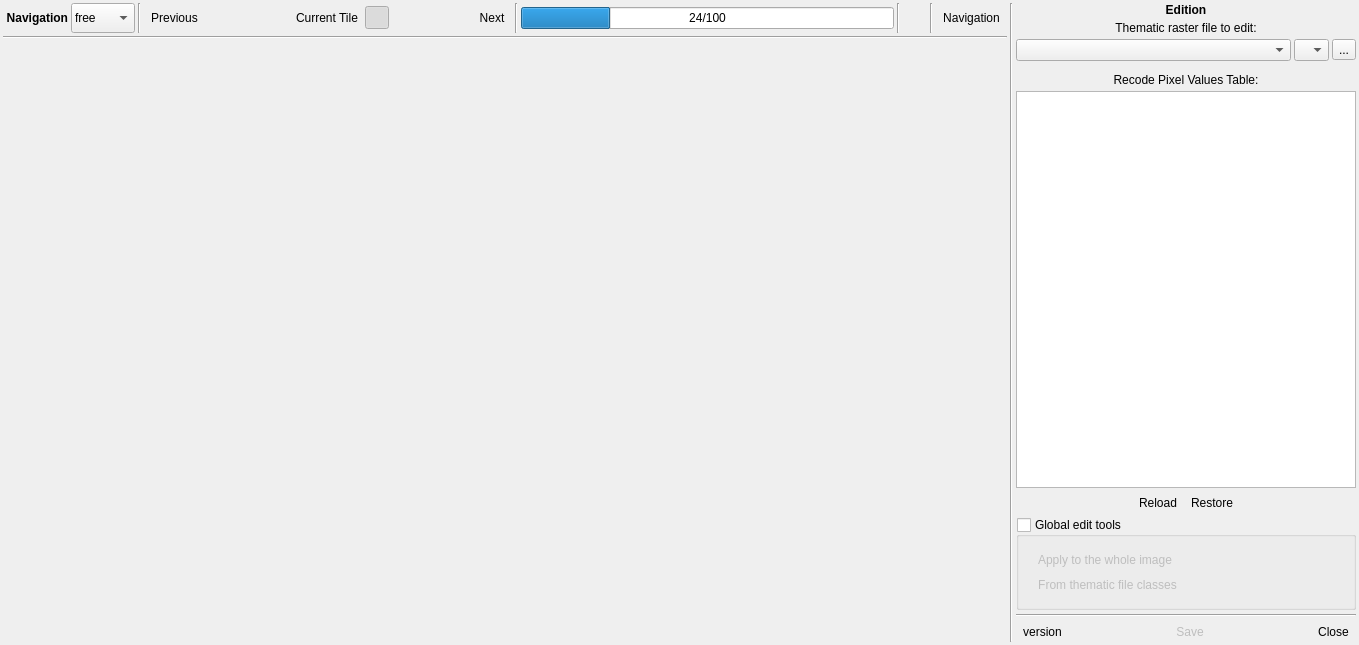
<?xml version="1.0" encoding="UTF-8"?>
<ui version="4.0">
 <class>Dialog</class>
 <widget class="QDialog" name="Dialog">
  <property name="geometry">
   <rect>
    <x>0</x>
    <y>0</y>
    <width>1359</width>
    <height>645</height>
   </rect>
  </property>
  <property name="windowTitle">
   <string>ThRasE - Thematic Raster Editor</string>
  </property>
  <layout class="QGridLayout" name="gridLayout">
   <property name="leftMargin">
    <number>0</number>
   </property>
   <property name="topMargin">
    <number>0</number>
   </property>
   <property name="rightMargin">
    <number>0</number>
   </property>
   <property name="bottomMargin">
    <number>0</number>
   </property>
   <property name="spacing">
    <number>0</number>
   </property>
   <item row="0" column="0" colspan="2">
    <widget class="QgsMessageBar" name="MsgBar">
     <property name="sizePolicy">
      <sizepolicy hsizetype="Minimum" vsizetype="Fixed">
       <horstretch>0</horstretch>
       <verstretch>0</verstretch>
      </sizepolicy>
     </property>
     <property name="frameShape">
      <enum>QFrame::NoFrame</enum>
     </property>
     <property name="lineWidth">
      <number>0</number>
     </property>
    </widget>
   </item>
   <item row="1" column="0">
    <widget class="QWidget" name="DialogContent" native="true">
     <layout class="QGridLayout" name="gridLayout_3">
      <property name="leftMargin">
       <number>3</number>
      </property>
      <property name="topMargin">
       <number>3</number>
      </property>
      <property name="rightMargin">
       <number>3</number>
      </property>
      <property name="bottomMargin">
       <number>3</number>
      </property>
      <property name="spacing">
       <number>3</number>
      </property>
      <item row="2" column="0" rowspan="2">
       <widget class="QWidget" name="widget_view_windows" native="true"/>
      </item>
      <item row="0" column="0">
       <widget class="QWidget" name="NavigationBlock" native="true">
        <property name="sizePolicy">
         <sizepolicy hsizetype="Preferred" vsizetype="Maximum">
          <horstretch>0</horstretch>
          <verstretch>0</verstretch>
         </sizepolicy>
        </property>
        <layout class="QHBoxLayout" name="horizontalLayout_2">
         <property name="spacing">
          <number>3</number>
         </property>
         <property name="sizeConstraint">
          <enum>QLayout::SetMaximumSize</enum>
         </property>
         <property name="leftMargin">
          <number>0</number>
         </property>
         <property name="topMargin">
          <number>0</number>
         </property>
         <property name="rightMargin">
          <number>0</number>
         </property>
         <property name="bottomMargin">
          <number>0</number>
         </property>
         <item>
          <widget class="QWidget" name="widget_2" native="true">
           <layout class="QHBoxLayout" name="horizontalLayout_5">
            <property name="spacing">
             <number>3</number>
            </property>
            <property name="sizeConstraint">
             <enum>QLayout::SetMaximumSize</enum>
            </property>
            <property name="leftMargin">
             <number>0</number>
            </property>
            <property name="topMargin">
             <number>0</number>
            </property>
            <property name="rightMargin">
             <number>0</number>
            </property>
            <property name="bottomMargin">
             <number>0</number>
            </property>
            <item>
             <spacer name="horizontalSpacer_14">
              <property name="orientation">
               <enum>Qt::Horizontal</enum>
              </property>
              <property name="sizeType">
               <enum>QSizePolicy::Fixed</enum>
              </property>
              <property name="sizeHint" stdset="0">
               <size>
                <width>3</width>
                <height>20</height>
               </size>
              </property>
             </spacer>
            </item>
            <item>
             <widget class="QLabel" name="label_2">
              <property name="sizePolicy">
               <sizepolicy hsizetype="Maximum" vsizetype="Preferred">
                <horstretch>0</horstretch>
                <verstretch>0</verstretch>
               </sizepolicy>
              </property>
              <property name="font">
               <font>
                <weight>75</weight>
                <bold>true</bold>
               </font>
              </property>
              <property name="text">
               <string>Navigation</string>
              </property>
              <property name="alignment">
               <set>Qt::AlignRight|Qt::AlignTrailing|Qt::AlignVCenter</set>
              </property>
             </widget>
            </item>
            <item>
             <widget class="QComboBox" name="QCBox_NavType">
              <property name="sizePolicy">
               <sizepolicy hsizetype="Maximum" vsizetype="Maximum">
                <horstretch>0</horstretch>
                <verstretch>0</verstretch>
               </sizepolicy>
              </property>
              <property name="maximumSize">
               <size>
                <width>16777215</width>
                <height>30</height>
               </size>
              </property>
              <property name="cursor">
               <cursorShape>PointingHandCursor</cursorShape>
              </property>
              <property name="styleSheet">
               <string notr="true">padding-left: 3px;
padding-right: 3px;</string>
              </property>
              <property name="sizeAdjustPolicy">
               <enum>QComboBox::AdjustToContents</enum>
              </property>
              <item>
               <property name="text">
                <string>free</string>
               </property>
              </item>
              <item>
               <property name="text">
                <string>by tiles</string>
               </property>
              </item>
             </widget>
            </item>
            <item>
             <widget class="QWidget" name="NavigationBlockWidget" native="true">
              <property name="sizePolicy">
               <sizepolicy hsizetype="Preferred" vsizetype="Maximum">
                <horstretch>0</horstretch>
                <verstretch>0</verstretch>
               </sizepolicy>
              </property>
              <property name="maximumSize">
               <size>
                <width>16777215</width>
                <height>30</height>
               </size>
              </property>
              <layout class="QHBoxLayout" name="horizontalLayout_3">
               <property name="spacing">
                <number>3</number>
               </property>
               <property name="leftMargin">
                <number>0</number>
               </property>
               <property name="topMargin">
                <number>0</number>
               </property>
               <property name="rightMargin">
                <number>0</number>
               </property>
               <property name="bottomMargin">
                <number>0</number>
               </property>
               <item>
                <widget class="QWidget" name="NavigationBlockWidgetControls" native="true">
                 <layout class="QHBoxLayout" name="horizontalLayout_10">
                  <property name="spacing">
                   <number>3</number>
                  </property>
                  <property name="leftMargin">
                   <number>0</number>
                  </property>
                  <property name="topMargin">
                   <number>0</number>
                  </property>
                  <property name="rightMargin">
                   <number>0</number>
                  </property>
                  <property name="bottomMargin">
                   <number>0</number>
                  </property>
                  <item>
                   <widget class="QWidget" name="widget_7" native="true">
                    <layout class="QHBoxLayout" name="horizontalLayout_4">
                     <property name="spacing">
                      <number>3</number>
                     </property>
                     <property name="leftMargin">
                      <number>0</number>
                     </property>
                     <property name="topMargin">
                      <number>0</number>
                     </property>
                     <property name="rightMargin">
                      <number>0</number>
                     </property>
                     <property name="bottomMargin">
                      <number>0</number>
                     </property>
                     <item>
                      <widget class="Line" name="line_7">
                       <property name="orientation">
                        <enum>Qt::Vertical</enum>
                       </property>
                      </widget>
                     </item>
                     <item>
                      <widget class="QToolButton" name="previousTile">
                       <property name="cursor">
                        <cursorShape>PointingHandCursor</cursorShape>
                       </property>
                       <property name="toolTip">
                        <string>Go to the previous navigation tile</string>
                       </property>
                       <property name="text">
                        <string>Previous</string>
                       </property>
                       <property name="icon">
                        <iconset>
                         <normaloff>:/plugins/thrase/icons/previous.svg</normaloff>:/plugins/thrase/icons/previous.svg</iconset>
                       </property>
                       <property name="toolButtonStyle">
                        <enum>Qt::ToolButtonTextBesideIcon</enum>
                       </property>
                       <property name="autoRaise">
                        <bool>true</bool>
                       </property>
                      </widget>
                     </item>
                     <item>
                      <widget class="QWidget" name="widget_11" native="true">
                       <layout class="QHBoxLayout" name="horizontalLayout_6">
                        <property name="spacing">
                         <number>0</number>
                        </property>
                        <property name="leftMargin">
                         <number>0</number>
                        </property>
                        <property name="topMargin">
                         <number>0</number>
                        </property>
                        <property name="rightMargin">
                         <number>0</number>
                        </property>
                        <property name="bottomMargin">
                         <number>0</number>
                        </property>
                        <item>
                         <spacer name="horizontalSpacer_8">
                          <property name="orientation">
                           <enum>Qt::Horizontal</enum>
                          </property>
                          <property name="sizeHint" stdset="0">
                           <size>
                            <width>20</width>
                            <height>20</height>
                           </size>
                          </property>
                         </spacer>
                        </item>
                        <item>
                         <widget class="QToolButton" name="currentTile">
                          <property name="cursor">
                           <cursorShape>PointingHandCursor</cursorShape>
                          </property>
                          <property name="toolTip">
                           <string>Go to current navigation tile</string>
                          </property>
                          <property name="text">
                           <string>Current Tile</string>
                          </property>
                          <property name="icon">
                           <iconset>
                            <normaloff>:/plugins/thrase/icons/current_tile.svg</normaloff>:/plugins/thrase/icons/current_tile.svg</iconset>
                          </property>
                          <property name="toolButtonStyle">
                           <enum>Qt::ToolButtonTextBesideIcon</enum>
                          </property>
                          <property name="autoRaise">
                           <bool>true</bool>
                          </property>
                         </widget>
                        </item>
                        <item>
                         <widget class="QToolButton" name="currentTileKeepVisible">
                          <property name="cursor">
                           <cursorShape>PointingHandCursor</cursorShape>
                          </property>
                          <property name="toolTip">
                           <string>Keep the current navigation tile always visible</string>
                          </property>
                          <property name="text">
                           <string/>
                          </property>
                          <property name="icon">
                           <iconset>
                            <normaloff>:/plugins/thrase/icons/visible.svg</normaloff>:/plugins/thrase/icons/visible.svg</iconset>
                          </property>
                          <property name="checkable">
                           <bool>true</bool>
                          </property>
                          <property name="checked">
                           <bool>true</bool>
                          </property>
                          <property name="toolButtonStyle">
                           <enum>Qt::ToolButtonIconOnly</enum>
                          </property>
                          <property name="autoRaise">
                           <bool>true</bool>
                          </property>
                         </widget>
                        </item>
                        <item>
                         <spacer name="horizontalSpacer_9">
                          <property name="orientation">
                           <enum>Qt::Horizontal</enum>
                          </property>
                          <property name="sizeHint" stdset="0">
                           <size>
                            <width>20</width>
                            <height>20</height>
                           </size>
                          </property>
                         </spacer>
                        </item>
                       </layout>
                      </widget>
                     </item>
                     <item>
                      <widget class="QToolButton" name="nextTile">
                       <property name="cursor">
                        <cursorShape>PointingHandCursor</cursorShape>
                       </property>
                       <property name="toolTip">
                        <string>Go to the next navigation tile</string>
                       </property>
                       <property name="layoutDirection">
                        <enum>Qt::RightToLeft</enum>
                       </property>
                       <property name="text">
                        <string>Next</string>
                       </property>
                       <property name="icon">
                        <iconset>
                         <normaloff>:/plugins/thrase/icons/next.svg</normaloff>:/plugins/thrase/icons/next.svg</iconset>
                       </property>
                       <property name="toolButtonStyle">
                        <enum>Qt::ToolButtonTextBesideIcon</enum>
                       </property>
                       <property name="autoRaise">
                        <bool>true</bool>
                       </property>
                      </widget>
                     </item>
                    </layout>
                   </widget>
                  </item>
                  <item>
                   <widget class="Line" name="line_8">
                    <property name="orientation">
                     <enum>Qt::Vertical</enum>
                    </property>
                   </widget>
                  </item>
                  <item>
                   <widget class="QProgressBar" name="QPBar_TilesNavigation">
                    <property name="sizePolicy">
                     <sizepolicy hsizetype="Expanding" vsizetype="Fixed">
                      <horstretch>0</horstretch>
                      <verstretch>0</verstretch>
                     </sizepolicy>
                    </property>
                    <property name="value">
                     <number>24</number>
                    </property>
                    <property name="format">
                     <string>%v/%m</string>
                    </property>
                   </widget>
                  </item>
                  <item>
                   <widget class="Line" name="line_5">
                    <property name="orientation">
                     <enum>Qt::Vertical</enum>
                    </property>
                   </widget>
                  </item>
                  <item>
                   <widget class="QToolButton" name="QPBtn_OpenInGE">
                    <property name="toolTip">
                     <string>Open the current tile navigation in Google Earth (KML)</string>
                    </property>
                    <property name="text">
                     <string/>
                    </property>
                    <property name="icon">
                     <iconset>
                      <normaloff>:/plugins/thrase/icons/open_in_ge.svg</normaloff>:/plugins/thrase/icons/open_in_ge.svg</iconset>
                    </property>
                    <property name="autoRaise">
                     <bool>true</bool>
                    </property>
                   </widget>
                  </item>
                  <item>
                   <widget class="Line" name="line_6">
                    <property name="orientation">
                     <enum>Qt::Vertical</enum>
                    </property>
                   </widget>
                  </item>
                 </layout>
                </widget>
               </item>
               <item>
                <widget class="QToolButton" name="QPBtn_OpenNavigationDialog">
                 <property name="cursor">
                  <cursorShape>PointingHandCursor</cursorShape>
                 </property>
                 <property name="toolTip">
                  <string>Open the navigation dialog</string>
                 </property>
                 <property name="text">
                  <string>Navigation</string>
                 </property>
                 <property name="icon">
                  <iconset>
                   <normaloff>:/plugins/thrase/icons/run_nav.svg</normaloff>:/plugins/thrase/icons/run_nav.svg</iconset>
                 </property>
                 <property name="toolButtonStyle">
                  <enum>Qt::ToolButtonTextBesideIcon</enum>
                 </property>
                 <property name="autoRaise">
                  <bool>true</bool>
                 </property>
                </widget>
               </item>
              </layout>
             </widget>
            </item>
           </layout>
          </widget>
         </item>
        </layout>
       </widget>
      </item>
      <item row="0" column="2" rowspan="4">
       <widget class="QWidget" name="EditionBlock" native="true">
        <property name="minimumSize">
         <size>
          <width>340</width>
          <height>0</height>
         </size>
        </property>
        <property name="maximumSize">
         <size>
          <width>340</width>
          <height>16777215</height>
         </size>
        </property>
        <layout class="QVBoxLayout" name="verticalLayout">
         <property name="spacing">
          <number>4</number>
         </property>
         <property name="leftMargin">
          <number>0</number>
         </property>
         <property name="topMargin">
          <number>0</number>
         </property>
         <property name="rightMargin">
          <number>0</number>
         </property>
         <property name="bottomMargin">
          <number>0</number>
         </property>
         <item>
          <widget class="QLabel" name="label">
           <property name="font">
            <font>
             <weight>75</weight>
             <bold>true</bold>
            </font>
           </property>
           <property name="text">
            <string>Edition</string>
           </property>
           <property name="alignment">
            <set>Qt::AlignCenter</set>
           </property>
          </widget>
         </item>
         <item>
          <widget class="QLabel" name="label_5">
           <property name="text">
            <string>Thematic raster file to edit:</string>
           </property>
           <property name="alignment">
            <set>Qt::AlignCenter</set>
           </property>
          </widget>
         </item>
         <item>
          <widget class="QWidget" name="widget_6" native="true">
           <property name="maximumSize">
            <size>
             <width>16777215</width>
             <height>32</height>
            </size>
           </property>
           <layout class="QHBoxLayout" name="horizontalLayout_12">
            <property name="spacing">
             <number>3</number>
            </property>
            <property name="leftMargin">
             <number>0</number>
            </property>
            <property name="topMargin">
             <number>0</number>
            </property>
            <property name="rightMargin">
             <number>0</number>
            </property>
            <property name="bottomMargin">
             <number>0</number>
            </property>
            <item>
             <widget class="QgsMapLayerComboBox" name="QCBox_LayerToEdit">
              <property name="sizePolicy">
               <sizepolicy hsizetype="Expanding" vsizetype="Fixed">
                <horstretch>0</horstretch>
                <verstretch>0</verstretch>
               </sizepolicy>
              </property>
              <property name="allowEmptyLayer">
               <bool>true</bool>
              </property>
             </widget>
            </item>
            <item>
             <widget class="QComboBox" name="QCBox_band_LayerToEdit">
              <property name="maximumSize">
               <size>
                <width>35</width>
                <height>16777215</height>
               </size>
              </property>
              <property name="toolTip">
               <string>Select the band to edit</string>
              </property>
              <property name="sizeAdjustPolicy">
               <enum>QComboBox::AdjustToContents</enum>
              </property>
             </widget>
            </item>
            <item>
             <widget class="QToolButton" name="QPBtn_browseLayerToEdit">
              <property name="text">
               <string>...</string>
              </property>
             </widget>
            </item>
           </layout>
          </widget>
         </item>
         <item>
          <spacer name="verticalSpacer_2">
           <property name="orientation">
            <enum>Qt::Vertical</enum>
           </property>
           <property name="sizeType">
            <enum>QSizePolicy::Fixed</enum>
           </property>
           <property name="sizeHint" stdset="0">
            <size>
             <width>20</width>
             <height>8</height>
            </size>
           </property>
          </spacer>
         </item>
         <item>
          <widget class="QLabel" name="label_3">
           <property name="text">
            <string>Recode Pixel Values Table:</string>
           </property>
           <property name="alignment">
            <set>Qt::AlignCenter</set>
           </property>
          </widget>
         </item>
         <item>
          <widget class="QTableWidget" name="recodePixelTable"/>
         </item>
         <item>
          <widget class="QWidget" name="widget_3" native="true">
           <layout class="QHBoxLayout" name="horizontalLayout_11">
            <property name="spacing">
             <number>0</number>
            </property>
            <property name="leftMargin">
             <number>0</number>
            </property>
            <property name="topMargin">
             <number>0</number>
            </property>
            <property name="rightMargin">
             <number>0</number>
            </property>
            <property name="bottomMargin">
             <number>0</number>
            </property>
            <item>
             <spacer name="horizontalSpacer_2">
              <property name="orientation">
               <enum>Qt::Horizontal</enum>
              </property>
              <property name="sizeHint" stdset="0">
               <size>
                <width>40</width>
                <height>20</height>
               </size>
              </property>
             </spacer>
            </item>
            <item>
             <widget class="QToolButton" name="QPBtn_ReloadRecodeTable">
              <property name="maximumSize">
               <size>
                <width>16777215</width>
                <height>32</height>
               </size>
              </property>
              <property name="cursor">
               <cursorShape>PointingHandCursor</cursorShape>
              </property>
              <property name="toolTip">
               <string>&lt;html&gt;&lt;head/&gt;&lt;body&gt;&lt;p&gt;This reloads the recode table if its style has been changed&lt;/p&gt;&lt;/body&gt;&lt;/html&gt;</string>
              </property>
              <property name="text">
               <string>Reload</string>
              </property>
              <property name="icon">
               <iconset>
                <normaloff>:/plugins/thrase/icons/restore.svg</normaloff>:/plugins/thrase/icons/restore.svg</iconset>
              </property>
              <property name="toolButtonStyle">
               <enum>Qt::ToolButtonTextBesideIcon</enum>
              </property>
              <property name="autoRaise">
               <bool>true</bool>
              </property>
             </widget>
            </item>
            <item>
             <widget class="QToolButton" name="QPBtn_RestoreRecodeTable">
              <property name="maximumSize">
               <size>
                <width>16777215</width>
                <height>32</height>
               </size>
              </property>
              <property name="cursor">
               <cursorShape>PointingHandCursor</cursorShape>
              </property>
              <property name="toolTip">
               <string>&lt;html&gt;&lt;head/&gt;&lt;body&gt;&lt;p&gt;This restore the recode table to original values when the layer was loaded in the plugin&lt;/p&gt;&lt;/body&gt;&lt;/html&gt;</string>
              </property>
              <property name="text">
               <string>Restore</string>
              </property>
              <property name="icon">
               <iconset>
                <normaloff>:/plugins/thrase/icons/undo.svg</normaloff>:/plugins/thrase/icons/undo.svg</iconset>
              </property>
              <property name="toolButtonStyle">
               <enum>Qt::ToolButtonTextBesideIcon</enum>
              </property>
              <property name="autoRaise">
               <bool>true</bool>
              </property>
             </widget>
            </item>
            <item>
             <spacer name="horizontalSpacer_3">
              <property name="orientation">
               <enum>Qt::Horizontal</enum>
              </property>
              <property name="sizeHint" stdset="0">
               <size>
                <width>40</width>
                <height>20</height>
               </size>
              </property>
             </spacer>
            </item>
           </layout>
          </widget>
         </item>
         <item>
          <widget class="QGroupBox" name="Widget_GlobalEditTools">
           <property name="title">
            <string>Global edit tools</string>
           </property>
           <property name="checkable">
            <bool>true</bool>
           </property>
           <property name="checked">
            <bool>false</bool>
           </property>
           <layout class="QVBoxLayout" name="verticalLayout_2">
            <item>
             <widget class="QWidget" name="QGBox_GlobalEditTools" native="true">
              <layout class="QVBoxLayout" name="verticalLayout_3">
               <property name="spacing">
                <number>4</number>
               </property>
               <property name="leftMargin">
                <number>3</number>
               </property>
               <property name="topMargin">
                <number>3</number>
               </property>
               <property name="rightMargin">
                <number>3</number>
               </property>
               <property name="bottomMargin">
                <number>3</number>
               </property>
               <item>
                <widget class="QToolButton" name="QPBtn_ApplyWholeImage">
                 <property name="maximumSize">
                  <size>
                   <width>16777215</width>
                   <height>32</height>
                  </size>
                 </property>
                 <property name="cursor">
                  <cursorShape>PointingHandCursor</cursorShape>
                 </property>
                 <property name="toolTip">
                  <string>&lt;html&gt;&lt;head/&gt;&lt;body&gt;&lt;p&gt;Apply the changes set in recode pixels table to the whole image&lt;/p&gt;&lt;/body&gt;&lt;/html&gt;</string>
                 </property>
                 <property name="text">
                  <string>Apply to the whole image</string>
                 </property>
                 <property name="icon">
                  <iconset>
                   <normaloff>:/plugins/thrase/icons/run_whole_image.svg</normaloff>:/plugins/thrase/icons/run_whole_image.svg</iconset>
                 </property>
                 <property name="toolButtonStyle">
                  <enum>Qt::ToolButtonTextBesideIcon</enum>
                 </property>
                 <property name="autoRaise">
                  <bool>true</bool>
                 </property>
                </widget>
               </item>
               <item>
                <widget class="QToolButton" name="QPBtn_ApplyFromThematicClasses">
                 <property name="maximumSize">
                  <size>
                   <width>16777215</width>
                   <height>32</height>
                  </size>
                 </property>
                 <property name="cursor">
                  <cursorShape>PointingHandCursor</cursorShape>
                 </property>
                 <property name="toolTip">
                  <string>&lt;html&gt;&lt;head/&gt;&lt;body&gt;&lt;p&gt;Applies the changes set in recode pixels table only in the areas inside the all picked classes from another thematic file&lt;/p&gt;&lt;/body&gt;&lt;/html&gt;</string>
                 </property>
                 <property name="text">
                  <string>From thematic file classes</string>
                 </property>
                 <property name="icon">
                  <iconset>
                   <normaloff>:/plugins/thrase/icons/run_external_class.svg</normaloff>:/plugins/thrase/icons/run_external_class.svg</iconset>
                 </property>
                 <property name="toolButtonStyle">
                  <enum>Qt::ToolButtonTextBesideIcon</enum>
                 </property>
                 <property name="autoRaise">
                  <bool>true</bool>
                 </property>
                </widget>
               </item>
              </layout>
             </widget>
            </item>
           </layout>
          </widget>
         </item>
         <item>
          <widget class="Line" name="line_3">
           <property name="orientation">
            <enum>Qt::Horizontal</enum>
           </property>
          </widget>
         </item>
         <item>
          <widget class="QWidget" name="widget" native="true">
           <property name="sizePolicy">
            <sizepolicy hsizetype="Preferred" vsizetype="Maximum">
             <horstretch>0</horstretch>
             <verstretch>0</verstretch>
            </sizepolicy>
           </property>
           <layout class="QHBoxLayout" name="horizontalLayout">
            <property name="leftMargin">
             <number>0</number>
            </property>
            <property name="topMargin">
             <number>0</number>
            </property>
            <property name="rightMargin">
             <number>0</number>
            </property>
            <property name="bottomMargin">
             <number>0</number>
            </property>
            <item>
             <widget class="QToolButton" name="QPBtn_PluginInfo">
              <property name="cursor">
               <cursorShape>WhatsThisCursor</cursorShape>
              </property>
              <property name="text">
               <string>version</string>
              </property>
              <property name="icon">
               <iconset>
                <normaloff>:/plugins/thrase/icons/thrase.svg</normaloff>:/plugins/thrase/icons/thrase.svg</iconset>
              </property>
              <property name="toolButtonStyle">
               <enum>Qt::ToolButtonTextBesideIcon</enum>
              </property>
              <property name="autoRaise">
               <bool>true</bool>
              </property>
             </widget>
            </item>
            <item>
             <spacer name="horizontalSpacer_4">
              <property name="orientation">
               <enum>Qt::Horizontal</enum>
              </property>
              <property name="sizeHint" stdset="0">
               <size>
                <width>40</width>
                <height>20</height>
               </size>
              </property>
             </spacer>
            </item>
            <item>
             <widget class="QToolButton" name="SaveConfig">
              <property name="enabled">
               <bool>false</bool>
              </property>
              <property name="cursor">
               <cursorShape>PointingHandCursor</cursorShape>
              </property>
              <property name="toolTip">
               <string>&lt;html&gt;&lt;head/&gt;&lt;body&gt;&lt;p&gt;Save all settings and configuration of ThRasE dialog, views, pixel table, navigation and status&lt;/p&gt;&lt;/body&gt;&lt;/html&gt;</string>
              </property>
              <property name="text">
               <string>Save</string>
              </property>
              <property name="icon">
               <iconset>
                <normaloff>:/plugins/thrase/icons/save.svg</normaloff>:/plugins/thrase/icons/save.svg</iconset>
              </property>
              <property name="toolButtonStyle">
               <enum>Qt::ToolButtonTextBesideIcon</enum>
              </property>
              <property name="autoRaise">
               <bool>true</bool>
              </property>
             </widget>
            </item>
            <item>
             <spacer name="horizontalSpacer">
              <property name="orientation">
               <enum>Qt::Horizontal</enum>
              </property>
              <property name="sizeHint" stdset="0">
               <size>
                <width>40</width>
                <height>20</height>
               </size>
              </property>
             </spacer>
            </item>
            <item>
             <widget class="QToolButton" name="CloseButton">
              <property name="cursor">
               <cursorShape>PointingHandCursor</cursorShape>
              </property>
              <property name="text">
               <string>Close</string>
              </property>
              <property name="icon">
               <iconset>
                <normaloff>:/plugins/thrase/icons/close.svg</normaloff>:/plugins/thrase/icons/close.svg</iconset>
              </property>
              <property name="toolButtonStyle">
               <enum>Qt::ToolButtonTextBesideIcon</enum>
              </property>
              <property name="autoRaise">
               <bool>true</bool>
              </property>
             </widget>
            </item>
           </layout>
          </widget>
         </item>
        </layout>
       </widget>
      </item>
      <item row="0" column="1" rowspan="4">
       <widget class="Line" name="line">
        <property name="orientation">
         <enum>Qt::Vertical</enum>
        </property>
       </widget>
      </item>
      <item row="1" column="0">
       <widget class="Line" name="line_2">
        <property name="orientation">
         <enum>Qt::Horizontal</enum>
        </property>
       </widget>
      </item>
     </layout>
    </widget>
   </item>
  </layout>
 </widget>
 <customwidgets>
  <customwidget>
   <class>QgsMapLayerComboBox</class>
   <extends>QComboBox</extends>
   <header>qgis.gui</header>
  </customwidget>
  <customwidget>
   <class>QgsMessageBar</class>
   <extends>QFrame</extends>
   <header>qgis.gui</header>
   <container>1</container>
  </customwidget>
 </customwidgets>
 <resources/>
 <connections>
  <connection>
   <sender>CloseButton</sender>
   <signal>clicked()</signal>
   <receiver>Dialog</receiver>
   <slot>close()</slot>
   <hints>
    <hint type="sourcelabel">
     <x>1327</x>
     <y>641</y>
    </hint>
    <hint type="destinationlabel">
     <x>1330</x>
     <y>644</y>
    </hint>
   </hints>
  </connection>
  <connection>
   <sender>Widget_GlobalEditTools</sender>
   <signal>clicked(bool)</signal>
   <receiver>QGBox_GlobalEditTools</receiver>
   <slot>setVisible(bool)</slot>
   <hints>
    <hint type="sourcelabel">
     <x>1074</x>
     <y>447</y>
    </hint>
    <hint type="destinationlabel">
     <x>1052</x>
     <y>476</y>
    </hint>
   </hints>
  </connection>
 </connections>
</ui>
